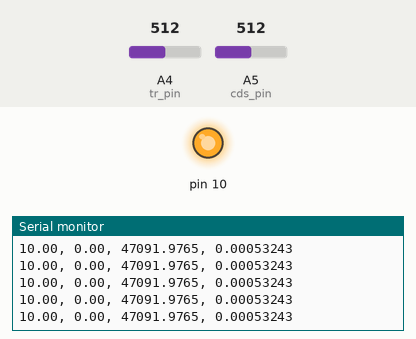
Recording of a sketch running on a simulated Arduino Uno, built with avr-gcc and run on an emulated ATmega328P. Shown: output pins drawn as LEDs (lit = HIGH), the last lines printed to the serial monitor. The test bench sets the inputs (shaded band); at power-on: A5 (cds_pin) = 512, A4 (tr_pin) = 512. Pins used as bus, display or sensor lines are not drawn.

Above: at 1.2 s.
1.3 s: A5 (cds_pin) set to 1005
At 1.32 s:
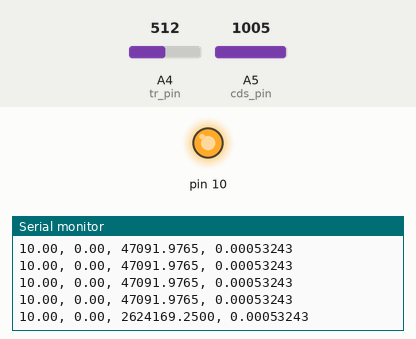
2.8 s: A5 (cds_pin) set to 1023
At 2.82 s:
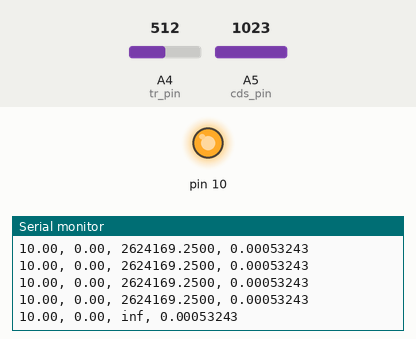

Measured:
- the behaviour switches between 1022 and 1023 on A5 (cds_pin) (found by bisection; images 1 and 2)
- after the input at 1.3 s, the serial monitor: prints a new line at once (image 1)
- after the input at 2.8 s, the serial monitor: prints a new line at once (image 2)

The sketch:

instrumentationEngneering.ino
```cpp
#include <SPI.h>


const int csPin = 13;
const int pwmPin = 9;  // Timer1A (PB5)
const int cds_pin = 5;
const float cds_r = 47000.0;
const int tr_pin = 4;
const float tr_r = 4700.0;

const float RL = 1500.0;
const float VCC = 5.0;
const float SPEC_LUX = 100.0;
const float SPEC_CURRENT = 0.00026;
const float BASE_GAMMA = 1.0;
const float maxDuty = 4.0 / 12.0;

// { 照度計(lx), Serial表示(lx) }
const float calib_data[][2] = {
  { 108, 99 },
  { 186, 168 },
  { 296, 264.5 },
  { 469, 450 },
  { 763, 677 },
  { 828, 722 },
  { 928, 797 },
  { 986, 830 }
};
const int num_calib = sizeof(calib_data) / sizeof(calib_data[0]);

// 目標照度たち
const float lx_ref[19] = {
  10, 20, 30, 40, 50, 60, 70, 80, 90,
  100, 200, 300, 400, 500, 600, 700, 800, 900, 1000
};
static bool mea = false;
static int lx_index = 0;
const int length_lx_ref = sizeof(lx_ref) / sizeof(lx_ref[0]);

const float lx_margin = 0.2;


float calibrated_gamma = BASE_GAMMA;
float calibrated_k = 0.0;  // 電流 = k * (lx)^gamma の k


float K_dc = maxDuty / 1300.0;
float K_P = 0.0;
float K_I = 0.0;
const float Ts = 0.050;
const float fc = 1.0;

// float targetLux = 500.0;
// float currentLux = 0.0;
float u_prev = 0.0;
float e_prev = 0.0;
unsigned long previousMillis = 0;


void applyCalibration() {
  if (num_calib < 2) {
    calibrated_gamma = BASE_GAMMA;
    calibrated_k = SPEC_CURRENT / pow(SPEC_LUX, BASE_GAMMA);
    return;
  }

  float sumX = 0, sumY = 0, sumX2 = 0, sumXY = 0;
  for (int i = 0; i < num_calib; i++) {
    float L_ref = calib_data[i][0];
    float L_disp = calib_data[i][1];

    float I_calc = SPEC_CURRENT * pow((L_disp / SPEC_LUX), BASE_GAMMA);

    float x = log10(L_ref);
    float y = log10(I_calc);

    sumX += x;
    sumY += y;
    sumX2 += x * x;
    sumXY += x * y;
  }

  // 最小二乗法で y = a*x + b を求める (a = gamma, b = log10(k))
  float n = (float)num_calib;
  float denominator = n * sumX2 - sumX * sumX;

  if (denominator != 0) {
    calibrated_gamma = (n * sumXY - sumX * sumY) / denominator;
    float b = (sumY - calibrated_gamma * sumX) / n;
    calibrated_k = pow(10.0, b);
  } else {
    calibrated_gamma = BASE_GAMMA;
    calibrated_k = SPEC_CURRENT / pow(SPEC_LUX, BASE_GAMMA);
  }
}

void setupPWM() {
  pinMode(pwmPin, OUTPUT);
  // Fast PWM Mode 14 (TOP = ICR1)
  // WGM13=1, WGM12=1, WGM11=1, WGM10=0
  TCCR1A = (1 << COM1A1) | (1 << WGM11);
  // Prescaler = 8 (16MHz / 8 = 2MHz)
  TCCR1B = (1 << WGM13) | (1 << WGM12) | (1 << CS11);

  ICR1 = 9999;  // 2MHz / 200Hz - 1 = 9999
  OCR1A = 0;
}

void setPWMDuty(float duty) {
  if (duty < 0.0) duty = 0.0;
  if (duty > maxDuty) duty = maxDuty;
  OCR1A = (uint16_t)(duty * 9999.0);
}

float readLux() {
  SPI.beginTransaction(SPISettings(1000000, MSBFIRST, SPI_MODE0));
  digitalWrite(csPin, LOW);
  uint16_t msb = SPI.transfer(0x00);
  uint16_t lsb = SPI.transfer(0x00);
  digitalWrite(csPin, HIGH);
  SPI.endTransaction();

  uint32_t rawCode = (msb << 8) | lsb;
  float voltage = (rawCode / 65535.0) * VCC;
  float current_A = voltage / RL;

  float lux = 0.0;
  if (current_A > 0.0) {
    // I = k * L^gamma より、 L = (I / k)^(1 / gamma)
    lux = pow((current_A / calibrated_k), (1.0 / calibrated_gamma));
  }
  return lux;
}

float identifyDCGain() {
  float duty_tests[] = { 0.2 * maxDuty, 0.4 * maxDuty, 0.6 * maxDuty, 0.8 * maxDuty };
  float gain_sum = 0.0;

  setPWMDuty(0.0);
  delay(200);
  readLux();
  delay(50);
  float baseLux = readLux();

  for (int i = 0; i < 4; i++) {
    setPWMDuty(duty_tests[i]);
    delay(200);
    readLux();
    delay(50);
    float lx = readLux();
    gain_sum += (lx - baseLux) / duty_tests[i];
  }

  setPWMDuty(0.0);
  delay(100);
  return gain_sum / 4.0;
}


void setup() {
  Serial.begin(9600);
  Serial.dtr();

  unsigned long startWait = millis();
  while (!Serial && (millis() - startWait < 3000)) {}

  pinMode(csPin, OUTPUT);
  digitalWrite(csPin, HIGH);
  SPI.begin();

  //setupPWM();

  applyCalibration();

  //K_dc = identifyDCGain();
  if (K_dc <= 10.0) K_dc = 1300.0;

  float wc = 2.0 * PI * fc;
  K_I = wc / K_dc;
  K_P = K_I * Ts;

  Serial.println("target_lux [lx] ,current_lux [lx], cds_ohm [Ω], tr_current [A]");
}


void loop() {
  unsigned long currentMillis = millis();

  if (currentMillis - previousMillis >= (unsigned long)(Ts * 1000)) {
    previousMillis = currentMillis;

    float currentLux = readLux();

    float cds_ohm_v = 5.0 * (analogRead(cds_pin) / 1023.0);
    float cds_ohm = cds_r * cds_ohm_v / (5.0 - cds_ohm_v);

    float tr_v = 5.0 * (analogRead(tr_pin) / 1023.0);
    float tr_current = tr_v / tr_r;

    float targetLux = lx_ref[lx_index];

    Serial.print(targetLux);
    Serial.print(", ");
    Serial.print(currentLux);
    Serial.print(", ");
    Serial.print(cds_ohm, 4);
    Serial.print(", ");
    Serial.print(tr_current, 8);
    Serial.println();

    bool is_lx_captured = targetLux * (1 - lx_margin / 2) < currentLux && targetLux * (1 + lx_margin / 2) > currentLux;
    if (mea) {
      lx_index++;
      if (length_lx_ref < lx_index) lx_index = 0;
      Serial.print(targetLux);
      Serial.print(", ");
      Serial.print(currentLux);
      Serial.print(", ");
      Serial.print(cds_ohm, 4);
      Serial.print(", ");
      Serial.print(tr_current, 8);
      Serial.println();
      mea = 0;
    }
  }
  if (Serial.available() > 0) {
    Serial.println("target_lux [lx] ,current_lux [lx], cds_ohm [Ω], tr_current [A]");
    lx_index = 0;
    mea = 1;
    while (Serial.available() > 0) Serial.read();
  }
}
```
